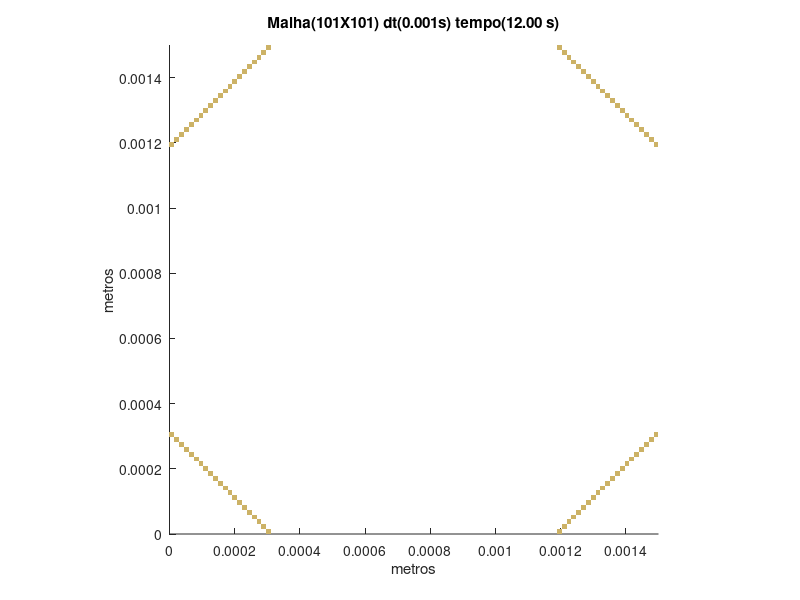

Reproduce this figure in MATLAB.
set (gca,'PlotBoxAspectRatio',[1 1 1],'Xlim',[0,0.0015],'Ylim',[0,0.0015])
hold on
title('Malha(101X101) dt(0.001s) tempo(12.00 s)')
hold on
ylabel('metros')
hold on
xlabel('metros')
hold on

fill([0.000297029702970297 0.000297029702970297 0.000311881188118812 0.000311881188118812],[0 1.48514851485149E-05 1.48514851485149E-05 0],[0.8,0.7,0.4],'LineStyle','none')

fill([0.00118811881188119 0.00118811881188119 0.0012029702970297 0.0012029702970297],[0 1.48514851485149E-05 1.48514851485149E-05 0],[0.8,0.7,0.4],'LineStyle','none')

fill([0.000282178217821782 0.000282178217821782 0.000297029702970297 0.000297029702970297],[1.48514851485149E-05 2.97029702970297E-05 2.97029702970297E-05 1.48514851485149E-05],[0.8,0.7,0.4],'LineStyle','none')

fill([0.0012029702970297 0.0012029702970297 0.00121782178217822 0.00121782178217822],[1.48514851485149E-05 2.97029702970297E-05 2.97029702970297E-05 1.48514851485149E-05],[0.8,0.7,0.4],'LineStyle','none')

fill([0.000267326732673267 0.000267326732673267 0.000282178217821782 0.000282178217821782],[2.97029702970297E-05 4.45544554455446E-05 4.45544554455446E-05 2.97029702970297E-05],[0.8,0.7,0.4],'LineStyle','none')

fill([0.00121782178217822 0.00121782178217822 0.00123267326732673 0.00123267326732673],[2.97029702970297E-05 4.45544554455446E-05 4.45544554455446E-05 2.97029702970297E-05],[0.8,0.7,0.4],'LineStyle','none')

fill([0.000252475247524752 0.000252475247524752 0.000267326732673267 0.000267326732673267],[4.45544554455446E-05 5.94059405940594E-05 5.94059405940594E-05 4.45544554455446E-05],[0.8,0.7,0.4],'LineStyle','none')

fill([0.00123267326732673 0.00123267326732673 0.00124752475247525 0.00124752475247525],[4.45544554455446E-05 5.94059405940594E-05 5.94059405940594E-05 4.45544554455446E-05],[0.8,0.7,0.4],'LineStyle','none')

fill([0.000237623762376238 0.000237623762376238 0.000252475247524752 0.000252475247524752],[5.94059405940594E-05 7.42574257425743E-05 7.42574257425743E-05 5.94059405940594E-05],[0.8,0.7,0.4],'LineStyle','none')

fill([0.00124752475247525 0.00124752475247525 0.00126237623762376 0.00126237623762376],[5.94059405940594E-05 7.42574257425743E-05 7.42574257425743E-05 5.94059405940594E-05],[0.8,0.7,0.4],'LineStyle','none')

fill([0.000222772277227723 0.000222772277227723 0.000237623762376238 0.000237623762376238],[7.42574257425743E-05 8.91089108910891E-05 8.91089108910891E-05 7.42574257425743E-05],[0.8,0.7,0.4],'LineStyle','none')

fill([0.00126237623762376 0.00126237623762376 0.00127722772277228 0.00127722772277228],[7.42574257425743E-05 8.91089108910891E-05 8.91089108910891E-05 7.42574257425743E-05],[0.8,0.7,0.4],'LineStyle','none')

fill([0.000207920792079208 0.000207920792079208 0.000222772277227723 0.000222772277227723],[8.91089108910891E-05 0.000103960396039604 0.000103960396039604 8.91089108910891E-05],[0.8,0.7,0.4],'LineStyle','none')

fill([0.00127722772277228 0.00127722772277228 0.00129207920792079 0.00129207920792079],[8.91089108910891E-05 0.000103960396039604 0.000103960396039604 8.91089108910891E-05],[0.8,0.7,0.4],'LineStyle','none')

fill([0.000193069306930693 0.000193069306930693 0.000207920792079208 0.000207920792079208],[0.000103960396039604 0.000118811881188119 0.000118811881188119 0.000103960396039604],[0.8,0.7,0.4],'LineStyle','none')

fill([0.00129207920792079 0.00129207920792079 0.00130693069306931 0.00130693069306931],[0.000103960396039604 0.000118811881188119 0.000118811881188119 0.000103960396039604],[0.8,0.7,0.4],'LineStyle','none')

fill([0.000178217821782178 0.000178217821782178 0.000193069306930693 0.000193069306930693],[0.000118811881188119 0.000133663366336634 0.000133663366336634 0.000118811881188119],[0.8,0.7,0.4],'LineStyle','none')

fill([0.00130693069306931 0.00130693069306931 0.00132178217821782 0.00132178217821782],[0.000118811881188119 0.000133663366336634 0.000133663366336634 0.000118811881188119],[0.8,0.7,0.4],'LineStyle','none')

fill([0.000163366336633663 0.000163366336633663 0.000178217821782178 0.000178217821782178],[0.000133663366336634 0.000148514851485149 0.000148514851485149 0.000133663366336634],[0.8,0.7,0.4],'LineStyle','none')

fill([0.00132178217821782 0.00132178217821782 0.00133663366336634 0.00133663366336634],[0.000133663366336634 0.000148514851485149 0.000148514851485149 0.000133663366336634],[0.8,0.7,0.4],'LineStyle','none')

fill([0.000148514851485149 0.000148514851485149 0.000163366336633663 0.000163366336633663],[0.000148514851485149 0.000163366336633663 0.000163366336633663 0.000148514851485149],[0.8,0.7,0.4],'LineStyle','none')

fill([0.00133663366336634 0.00133663366336634 0.00135148514851485 0.00135148514851485],[0.000148514851485149 0.000163366336633663 0.000163366336633663 0.000148514851485149],[0.8,0.7,0.4],'LineStyle','none')

fill([0.000133663366336634 0.000133663366336634 0.000148514851485149 0.000148514851485149],[0.000163366336633663 0.000178217821782178 0.000178217821782178 0.000163366336633663],[0.8,0.7,0.4],'LineStyle','none')

fill([0.00135148514851485 0.00135148514851485 0.00136633663366337 0.00136633663366337],[0.000163366336633663 0.000178217821782178 0.000178217821782178 0.000163366336633663],[0.8,0.7,0.4],'LineStyle','none')

fill([0.000118811881188119 0.000118811881188119 0.000133663366336634 0.000133663366336634],[0.000178217821782178 0.000193069306930693 0.000193069306930693 0.000178217821782178],[0.8,0.7,0.4],'LineStyle','none')

fill([0.00136633663366337 0.00136633663366337 0.00138118811881188 0.00138118811881188],[0.000178217821782178 0.000193069306930693 0.000193069306930693 0.000178217821782178],[0.8,0.7,0.4],'LineStyle','none')

fill([0.000103960396039604 0.000103960396039604 0.000118811881188119 0.000118811881188119],[0.000193069306930693 0.000207920792079208 0.000207920792079208 0.000193069306930693],[0.8,0.7,0.4],'LineStyle','none')

fill([0.00138118811881188 0.00138118811881188 0.0013960396039604 0.0013960396039604],[0.000193069306930693 0.000207920792079208 0.000207920792079208 0.000193069306930693],[0.8,0.7,0.4],'LineStyle','none')

fill([8.91089108910891E-05 8.91089108910891E-05 0.000103960396039604 0.000103960396039604],[0.000207920792079208 0.000222772277227723 0.000222772277227723 0.000207920792079208],[0.8,0.7,0.4],'LineStyle','none')

fill([0.0013960396039604 0.0013960396039604 0.00141089108910891 0.00141089108910891],[0.000207920792079208 0.000222772277227723 0.000222772277227723 0.000207920792079208],[0.8,0.7,0.4],'LineStyle','none')

fill([7.42574257425743E-05 7.42574257425743E-05 8.91089108910891E-05 8.91089108910891E-05],[0.000222772277227723 0.000237623762376238 0.000237623762376238 0.000222772277227723],[0.8,0.7,0.4],'LineStyle','none')

fill([0.00141089108910891 0.00141089108910891 0.00142574257425743 0.00142574257425743],[0.000222772277227723 0.000237623762376238 0.000237623762376238 0.000222772277227723],[0.8,0.7,0.4],'LineStyle','none')

fill([5.94059405940594E-05 5.94059405940594E-05 7.42574257425743E-05 7.42574257425743E-05],[0.000237623762376238 0.000252475247524752 0.000252475247524752 0.000237623762376238],[0.8,0.7,0.4],'LineStyle','none')

fill([0.00142574257425743 0.00142574257425743 0.00144059405940594 0.00144059405940594],[0.000237623762376238 0.000252475247524752 0.000252475247524752 0.000237623762376238],[0.8,0.7,0.4],'LineStyle','none')

fill([4.45544554455446E-05 4.45544554455446E-05 5.94059405940594E-05 5.94059405940594E-05],[0.000252475247524752 0.000267326732673267 0.000267326732673267 0.000252475247524752],[0.8,0.7,0.4],'LineStyle','none')

fill([0.00144059405940594 0.00144059405940594 0.00145544554455446 0.00145544554455446],[0.000252475247524752 0.000267326732673267 0.000267326732673267 0.000252475247524752],[0.8,0.7,0.4],'LineStyle','none')

fill([2.97029702970297E-05 2.97029702970297E-05 4.45544554455446E-05 4.45544554455446E-05],[0.000267326732673267 0.000282178217821782 0.000282178217821782 0.000267326732673267],[0.8,0.7,0.4],'LineStyle','none')

fill([0.00145544554455446 0.00145544554455446 0.00147029702970297 0.00147029702970297],[0.000267326732673267 0.000282178217821782 0.000282178217821782 0.000267326732673267],[0.8,0.7,0.4],'LineStyle','none')

fill([1.48514851485149E-05 1.48514851485149E-05 2.97029702970297E-05 2.97029702970297E-05],[0.000282178217821782 0.000297029702970297 0.000297029702970297 0.000282178217821782],[0.8,0.7,0.4],'LineStyle','none')

fill([0.00147029702970297 0.00147029702970297 0.00148514851485149 0.00148514851485149],[0.000282178217821782 0.000297029702970297 0.000297029702970297 0.000282178217821782],[0.8,0.7,0.4],'LineStyle','none')

fill([0 0 1.48514851485149E-05 1.48514851485149E-05],[0.000297029702970297 0.000311881188118812 0.000311881188118812 0.000297029702970297],[0.8,0.7,0.4],'LineStyle','none')

fill([0.00148514851485149 0.00148514851485149 0.0015 0.0015],[0.000297029702970297 0.000311881188118812 0.000311881188118812 0.000297029702970297],[0.8,0.7,0.4],'LineStyle','none')

fill([0 0 1.48514851485149E-05 1.48514851485149E-05],[0.00118811881188119 0.0012029702970297 0.0012029702970297 0.00118811881188119],[0.8,0.7,0.4],'LineStyle','none')

fill([0.00148514851485149 0.00148514851485149 0.0015 0.0015],[0.00118811881188119 0.0012029702970297 0.0012029702970297 0.00118811881188119],[0.8,0.7,0.4],'LineStyle','none')

fill([1.48514851485149E-05 1.48514851485149E-05 2.97029702970297E-05 2.97029702970297E-05],[0.0012029702970297 0.00121782178217822 0.00121782178217822 0.0012029702970297],[0.8,0.7,0.4],'LineStyle','none')

fill([0.00147029702970297 0.00147029702970297 0.00148514851485149 0.00148514851485149],[0.0012029702970297 0.00121782178217822 0.00121782178217822 0.0012029702970297],[0.8,0.7,0.4],'LineStyle','none')

fill([2.97029702970297E-05 2.97029702970297E-05 4.45544554455446E-05 4.45544554455446E-05],[0.00121782178217822 0.00123267326732673 0.00123267326732673 0.00121782178217822],[0.8,0.7,0.4],'LineStyle','none')

fill([0.00145544554455446 0.00145544554455446 0.00147029702970297 0.00147029702970297],[0.00121782178217822 0.00123267326732673 0.00123267326732673 0.00121782178217822],[0.8,0.7,0.4],'LineStyle','none')

fill([4.45544554455446E-05 4.45544554455446E-05 5.94059405940594E-05 5.94059405940594E-05],[0.00123267326732673 0.00124752475247525 0.00124752475247525 0.00123267326732673],[0.8,0.7,0.4],'LineStyle','none')

fill([0.00144059405940594 0.00144059405940594 0.00145544554455446 0.00145544554455446],[0.00123267326732673 0.00124752475247525 0.00124752475247525 0.00123267326732673],[0.8,0.7,0.4],'LineStyle','none')

fill([5.94059405940594E-05 5.94059405940594E-05 7.42574257425743E-05 7.42574257425743E-05],[0.00124752475247525 0.00126237623762376 0.00126237623762376 0.00124752475247525],[0.8,0.7,0.4],'LineStyle','none')

fill([0.00142574257425743 0.00142574257425743 0.00144059405940594 0.00144059405940594],[0.00124752475247525 0.00126237623762376 0.00126237623762376 0.00124752475247525],[0.8,0.7,0.4],'LineStyle','none')

fill([7.42574257425743E-05 7.42574257425743E-05 8.91089108910891E-05 8.91089108910891E-05],[0.00126237623762376 0.00127722772277228 0.00127722772277228 0.00126237623762376],[0.8,0.7,0.4],'LineStyle','none')

fill([0.00141089108910891 0.00141089108910891 0.00142574257425743 0.00142574257425743],[0.00126237623762376 0.00127722772277228 0.00127722772277228 0.00126237623762376],[0.8,0.7,0.4],'LineStyle','none')

fill([8.91089108910891E-05 8.91089108910891E-05 0.000103960396039604 0.000103960396039604],[0.00127722772277228 0.00129207920792079 0.00129207920792079 0.00127722772277228],[0.8,0.7,0.4],'LineStyle','none')

fill([0.0013960396039604 0.0013960396039604 0.00141089108910891 0.00141089108910891],[0.00127722772277228 0.00129207920792079 0.00129207920792079 0.00127722772277228],[0.8,0.7,0.4],'LineStyle','none')

fill([0.000103960396039604 0.000103960396039604 0.000118811881188119 0.000118811881188119],[0.00129207920792079 0.00130693069306931 0.00130693069306931 0.00129207920792079],[0.8,0.7,0.4],'LineStyle','none')

fill([0.00138118811881188 0.00138118811881188 0.0013960396039604 0.0013960396039604],[0.00129207920792079 0.00130693069306931 0.00130693069306931 0.00129207920792079],[0.8,0.7,0.4],'LineStyle','none')

fill([0.000118811881188119 0.000118811881188119 0.000133663366336634 0.000133663366336634],[0.00130693069306931 0.00132178217821782 0.00132178217821782 0.00130693069306931],[0.8,0.7,0.4],'LineStyle','none')

fill([0.00136633663366337 0.00136633663366337 0.00138118811881188 0.00138118811881188],[0.00130693069306931 0.00132178217821782 0.00132178217821782 0.00130693069306931],[0.8,0.7,0.4],'LineStyle','none')

fill([0.000133663366336634 0.000133663366336634 0.000148514851485149 0.000148514851485149],[0.00132178217821782 0.00133663366336634 0.00133663366336634 0.00132178217821782],[0.8,0.7,0.4],'LineStyle','none')

fill([0.00135148514851485 0.00135148514851485 0.00136633663366337 0.00136633663366337],[0.00132178217821782 0.00133663366336634 0.00133663366336634 0.00132178217821782],[0.8,0.7,0.4],'LineStyle','none')

fill([0.000148514851485149 0.000148514851485149 0.000163366336633663 0.000163366336633663],[0.00133663366336634 0.00135148514851485 0.00135148514851485 0.00133663366336634],[0.8,0.7,0.4],'LineStyle','none')

fill([0.00133663366336634 0.00133663366336634 0.00135148514851485 0.00135148514851485],[0.00133663366336634 0.00135148514851485 0.00135148514851485 0.00133663366336634],[0.8,0.7,0.4],'LineStyle','none')

fill([0.000163366336633663 0.000163366336633663 0.000178217821782178 0.000178217821782178],[0.00135148514851485 0.00136633663366337 0.00136633663366337 0.00135148514851485],[0.8,0.7,0.4],'LineStyle','none')

fill([0.00132178217821782 0.00132178217821782 0.00133663366336634 0.00133663366336634],[0.00135148514851485 0.00136633663366337 0.00136633663366337 0.00135148514851485],[0.8,0.7,0.4],'LineStyle','none')

fill([0.000178217821782178 0.000178217821782178 0.000193069306930693 0.000193069306930693],[0.00136633663366337 0.00138118811881188 0.00138118811881188 0.00136633663366337],[0.8,0.7,0.4],'LineStyle','none')

fill([0.00130693069306931 0.00130693069306931 0.00132178217821782 0.00132178217821782],[0.00136633663366337 0.00138118811881188 0.00138118811881188 0.00136633663366337],[0.8,0.7,0.4],'LineStyle','none')

fill([0.000193069306930693 0.000193069306930693 0.000207920792079208 0.000207920792079208],[0.00138118811881188 0.0013960396039604 0.0013960396039604 0.00138118811881188],[0.8,0.7,0.4],'LineStyle','none')

fill([0.00129207920792079 0.00129207920792079 0.00130693069306931 0.00130693069306931],[0.00138118811881188 0.0013960396039604 0.0013960396039604 0.00138118811881188],[0.8,0.7,0.4],'LineStyle','none')

fill([0.000207920792079208 0.000207920792079208 0.000222772277227723 0.000222772277227723],[0.0013960396039604 0.00141089108910891 0.00141089108910891 0.0013960396039604],[0.8,0.7,0.4],'LineStyle','none')

fill([0.00127722772277228 0.00127722772277228 0.00129207920792079 0.00129207920792079],[0.0013960396039604 0.00141089108910891 0.00141089108910891 0.0013960396039604],[0.8,0.7,0.4],'LineStyle','none')

fill([0.000222772277227723 0.000222772277227723 0.000237623762376238 0.000237623762376238],[0.00141089108910891 0.00142574257425743 0.00142574257425743 0.00141089108910891],[0.8,0.7,0.4],'LineStyle','none')

fill([0.00126237623762376 0.00126237623762376 0.00127722772277228 0.00127722772277228],[0.00141089108910891 0.00142574257425743 0.00142574257425743 0.00141089108910891],[0.8,0.7,0.4],'LineStyle','none')

fill([0.000237623762376238 0.000237623762376238 0.000252475247524752 0.000252475247524752],[0.00142574257425743 0.00144059405940594 0.00144059405940594 0.00142574257425743],[0.8,0.7,0.4],'LineStyle','none')

fill([0.00124752475247525 0.00124752475247525 0.00126237623762376 0.00126237623762376],[0.00142574257425743 0.00144059405940594 0.00144059405940594 0.00142574257425743],[0.8,0.7,0.4],'LineStyle','none')

fill([0.000252475247524752 0.000252475247524752 0.000267326732673267 0.000267326732673267],[0.00144059405940594 0.00145544554455446 0.00145544554455446 0.00144059405940594],[0.8,0.7,0.4],'LineStyle','none')

fill([0.00123267326732673 0.00123267326732673 0.00124752475247525 0.00124752475247525],[0.00144059405940594 0.00145544554455446 0.00145544554455446 0.00144059405940594],[0.8,0.7,0.4],'LineStyle','none')

fill([0.000267326732673267 0.000267326732673267 0.000282178217821782 0.000282178217821782],[0.00145544554455446 0.00147029702970297 0.00147029702970297 0.00145544554455446],[0.8,0.7,0.4],'LineStyle','none')

fill([0.00121782178217822 0.00121782178217822 0.00123267326732673 0.00123267326732673],[0.00145544554455446 0.00147029702970297 0.00147029702970297 0.00145544554455446],[0.8,0.7,0.4],'LineStyle','none')

fill([0.000282178217821782 0.000282178217821782 0.000297029702970297 0.000297029702970297],[0.00147029702970297 0.00148514851485149 0.00148514851485149 0.00147029702970297],[0.8,0.7,0.4],'LineStyle','none')

fill([0.0012029702970297 0.0012029702970297 0.00121782178217822 0.00121782178217822],[0.00147029702970297 0.00148514851485149 0.00148514851485149 0.00147029702970297],[0.8,0.7,0.4],'LineStyle','none')

fill([0.000297029702970297 0.000297029702970297 0.000311881188118812 0.000311881188118812],[0.00148514851485149 0.0015 0.0015 0.00148514851485149],[0.8,0.7,0.4],'LineStyle','none')

fill([0.00118811881188119 0.00118811881188119 0.0012029702970297 0.0012029702970297],[0.00148514851485149 0.0015 0.0015 0.00148514851485149],[0.8,0.7,0.4],'LineStyle','none')
